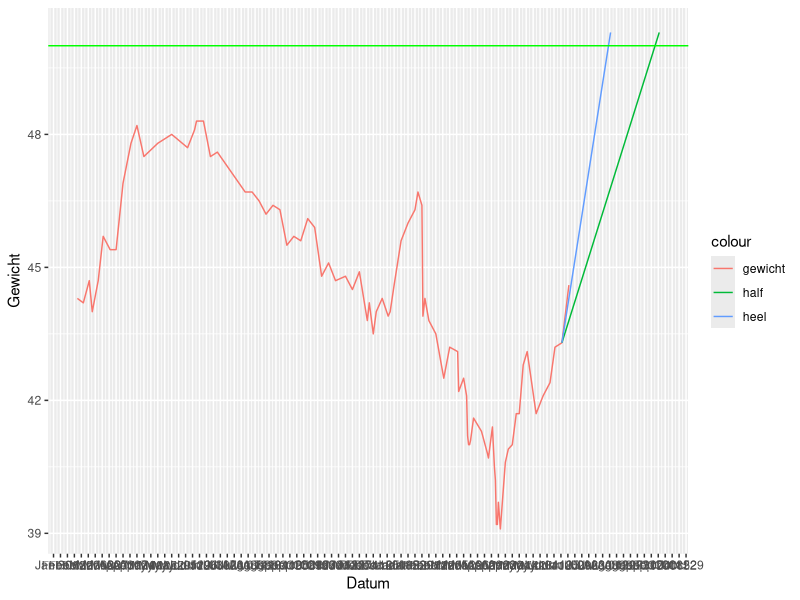

Write the R code that produced this figure.
library("ggplot2")

belle <- read.csv("belle.csv")

belle$Datum <- as.Date(belle$Datum, "%m/%d/%Y")

g <- ggplot(belle, aes(Datum)) + 
    geom_line(aes(y = Gewicht , colour = "gewicht")) + 
    geom_line(aes(y = half, colour = "half")) +
    geom_line(aes(y = heel, colour = "heel")) + 
    geom_hline(yintercept = 50, colour = "green") + 
    scale_x_date(date_breaks = "1 week", date_labels = "%b %d")

print(g)

dev.copy(png, file = "belle.png", width=3600, height=600)  ## Copy my plot to a PNG file

dev.off()